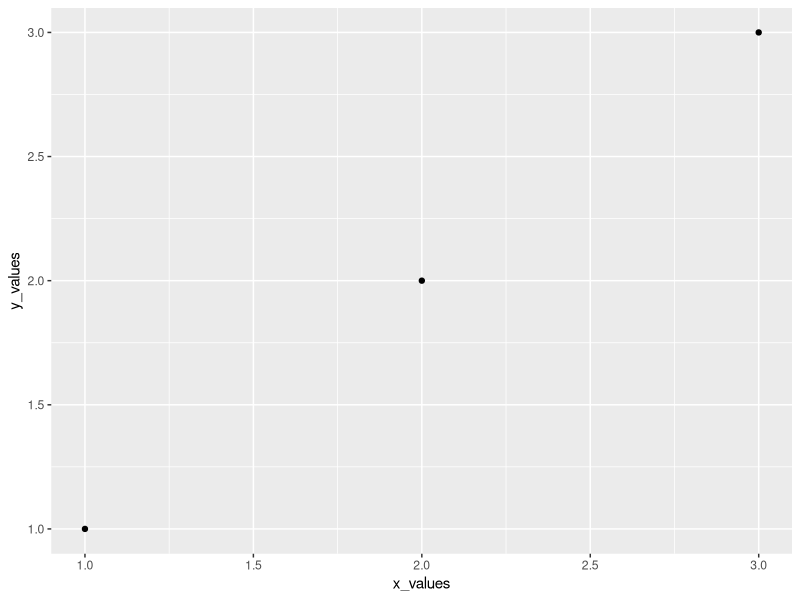

Generate this figure with R:
x_values <- seq(1, 3)
y_values <- seq(1,3)

library(ggplot2)
chart1 <- ggplot() +
  geom_point(aes(x=x_values, y = y_values))

